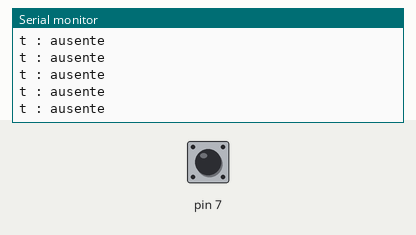
Simulated run of this sketch. Board: Arduino Uno, built with avr-gcc and run on an emulated ATmega328P. On the bench: the last lines printed to the serial monitor. The test bench sets the inputs (shaded band); at power-on: pin 7 HIGH.

Above: at 1.2 s.
1.3 s: pin 7 driven LOW
At 2.4 s:
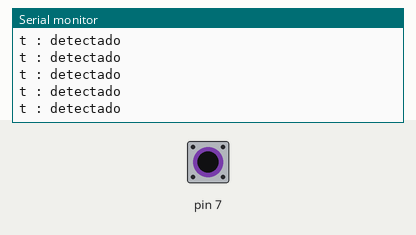
3.2 s: pin 7 pulsed HIGH 2 times (0.12 s each, 0.3 s apart)
6.8 s: pin 7 pulsed HIGH 5 times (0.12 s each, 0.3 s apart)
At 7.9 s:
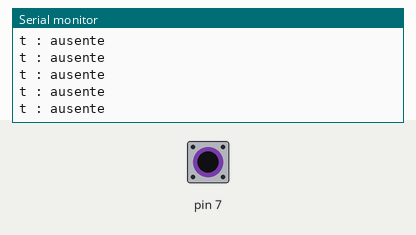
11.3 s: pin 7 driven HIGH
14.3 s: pin 7 driven LOW
At 15.3 s:
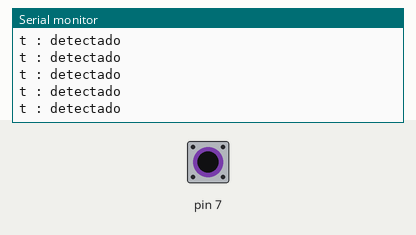
17.3 s: pin 7 driven HIGH
At 18.3 s:
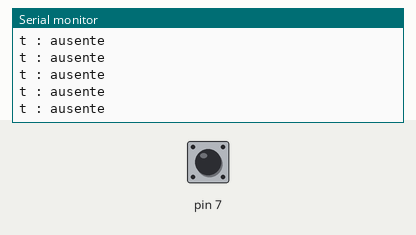

The sketch:

linha1.0.ino
```cpp
int t = 0;

void setup(){
  pinMode(7, INPUT);
  Serial.begin(9600);
}
void loop(){
  t = digitalRead(7);
  if(t == 0)
  {
    Serial.println("t : detectado");
  }
  else
  {
    Serial.println("t : ausente");
  }
}
```

Measured:
- after the input at 1.3 s, the serial monitor: prints a new line after 0.08 s (image 1)
- after the input at 6.8 s, the serial monitor: prints a new line after 0.08 s (image 2)
